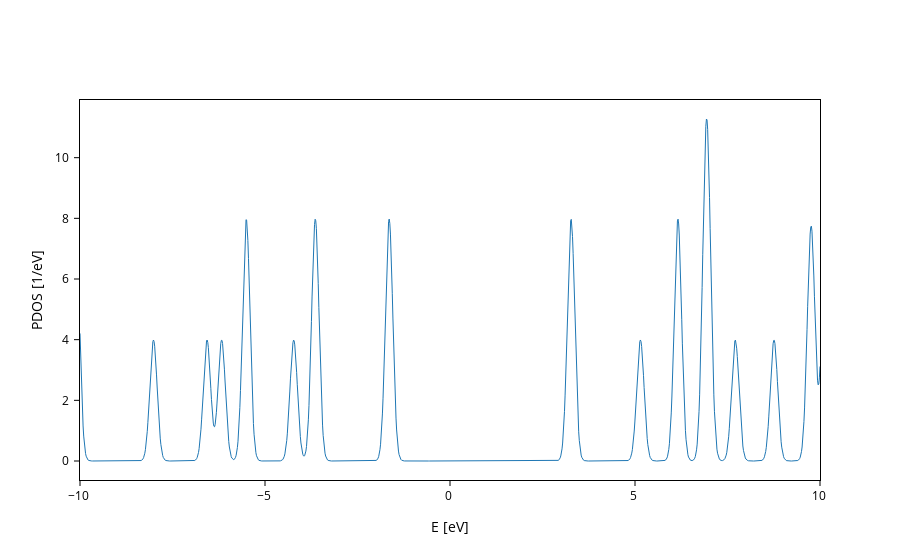

Here is the notebook cell this chart was saved with:
### Code cell
H.plot.pdos(data_Erange=[-10,10],nE=1200,Erange=[-10,10])

### Figure 1 — Plotly figure (JSON) as saved in the notebook; plotly's stock layout.template omitted (floating-point values rounded to 4 significant figures; data arrays with more than 128 entries replaced by an {"elided": "..."} marker saying what was removed)
{"data": [{"line": {"width": 1}, "meta": {}, "mode": "lines", "name": "DOS", "type": "scatter", "x": {"elided": "1200 float values"}, "y": {"elided": "1200 float values"}}], "layout": {"autosize": true, "scene": {"xaxis": {"title": {"text": "E [eV]"}}, "yaxis": {"title": {"text": "PDOS [1/eV]"}}}, "xaxis": {"autorange": true, "range": [-10, 10], "title": {"text": "E [eV]"}, "type": "linear"}, "yaxis": {"autorange": true, "range": [-0.6264, 11.9], "title": {"text": "PDOS [1/eV]"}, "type": "linear"}}}
